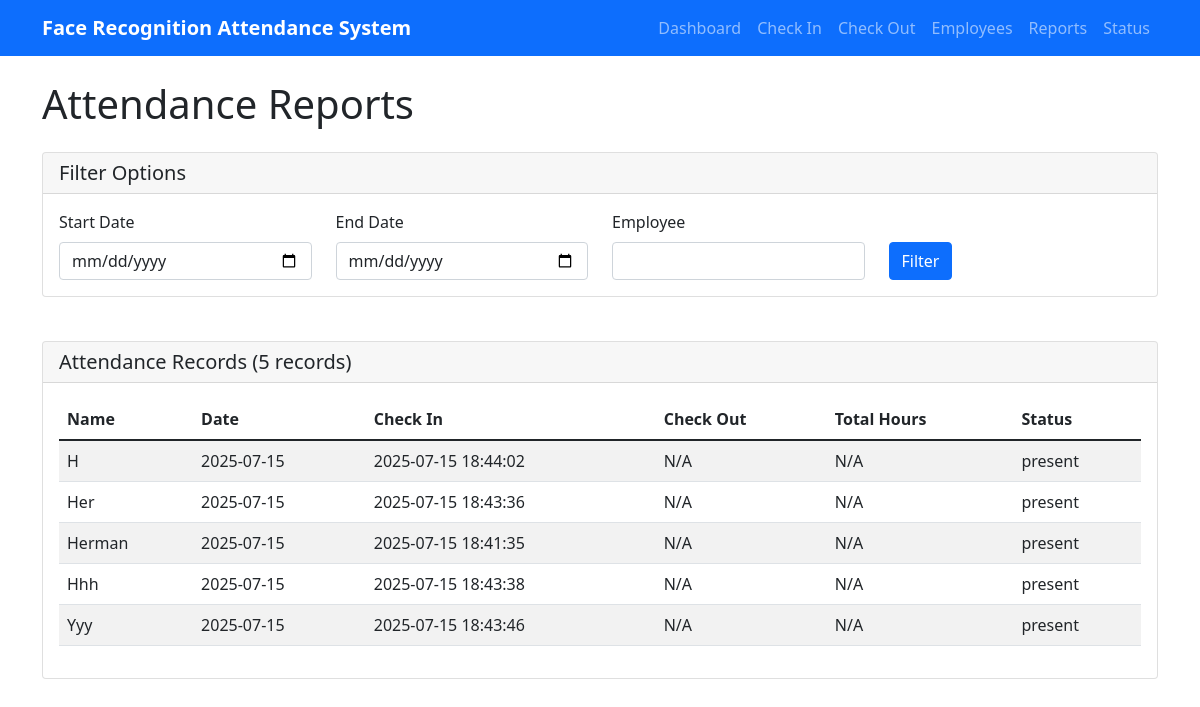
The page /reports on the database as committed earlier.
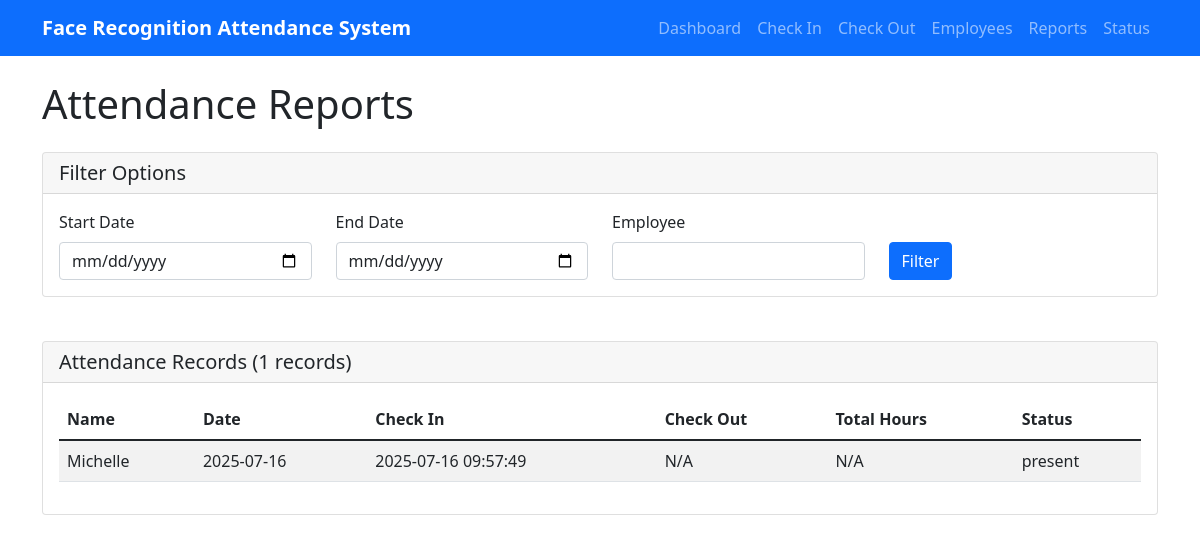
The same page on the database as committed later.
### tables this page shows
CREATE TABLE attendance (
                    id INTEGER PRIMARY KEY AUTOINCREMENT,
                    name TEXT NOT NULL,
                    date TEXT NOT NULL,
                    check_in_time TEXT,
                    check_out_time TEXT,
                    total_hours REAL,
                    status TEXT DEFAULT 'present',
                    created_at TIMESTAMP DEFAULT CURRENT_TIMESTAMP
                );

### attendance_web_server.py (the view)
@app.route('/reports')
def reports():
    db = get_db()
    start_date = request.args.get('start_date', '')
    end_date = request.args.get('end_date', '')
    employee = request.args.get('employee', '')
    records = db.get_attendance_report(
        start_date if start_date else None,
        end_date if end_date else None,
        employee if employee else None
    )
    return render_template('reports.html', records=records)

### attendance_web_server.py (called while the page is built)
def get_db():
    global db
    if db is None:
        db = AttendanceDatabase()
    return db

### templates/reports.html (shortened to what this page needs)
{% extends "base.html" %}
{% block content %}
<h1 class="mb-4">Attendance Reports</h1>
<div class="row mb-4">
    <div class="col-md-12">
        <div class="card">
            <div class="card-header">
                <h5 class="card-title mb-0">Filter Options</h5>
            </div>
            <div class="card-body">
                <form method="GET" class="row">
                    <div class="col-md-3">
                        <label for="start_date" class="form-label">Start Date</label>
                        <input type="date" class="form-control" id="start_date" name="start_date"
                               value="{{ request.args.get('start_date', '') }}">
                    </div>
                    <div class="col-md-3">
                        <label for="end_date" class="form-label">End Date</label>
                        <input type="date" class="form-control" id="end_date" name="end_date"
                               value="{{ request.args.get('end_date', '') }}">
                    </div>
                    <div class="col-md-3">
                        <label for="employee" class="form-label">Employee</label>
                        <input type="text" class="form-control" id="employee" name="employee"
                               value="{{ request.args.get('employee', '') }}">
                    </div>
                    <div class="col-md-3">
                        <label class="form-label">&nbsp;</label>
                        <button type="submit" class="btn btn-primary d-block">Filter</button>
                    </div>
                </form>
            </div>
        </div>
    </div>
</div>
<div class="card">
    <div class="card-header">
        <h5 class="card-title mb-0">Attendance Records ({{ records|length }} records)</h5>
    </div>
    <div class="card-body">
        {% if records %}
            <div class="table-responsive">
                <table class="table table-striped">
                    <thead>
                        <tr>
                            <th>Name</th>
                            <th>Date</th>
                            <th>Check In</th>
                            <th>Check Out</th>
                            <th>Total Hours</th>
                            <th>Status</th>
                        </tr>
                    </thead>
                    <tbody>
                        {% for record in records %}
                        <tr>
                            <td>{{ record.name }}</td>
                            <td>{{ record.date }}</td>
                            <td>{{ record.check_in_time or 'N/A' }}</td>
                            <td>{{ record.check_out_time or 'N/A' }}</td>
                            <td>{{ record.total_hours or 'N/A' }}</td>
                            <td>{{ record.status }}</td>
                        </tr>
                        {% endfor %}
                    </tbody>
                </table>
            </div>
        {% else %}
            <p>No records found.</p>
        {% endif %}
    </div>
</div>
{% endblock %}

Rows that differ between the two databases and show on the page:
removed attendance: name "H", date "2025-07-15", check_in_time "2025-07-15 18:44:02", check_out_time "N/A", total_hours "N/A", status "present"
removed attendance: name "Her", date "2025-07-15", check_in_time "2025-07-15 18:43:36", check_out_time "N/A", total_hours "N/A", status "present"
removed attendance: name "Herman", date "2025-07-15", check_in_time "2025-07-15 18:41:35", check_out_time "N/A", total_hours "N/A", status "present"
removed attendance: name "Hhh", date "2025-07-15", check_in_time "2025-07-15 18:43:38", check_out_time "N/A", total_hours "N/A", status "present"
removed attendance: name "Yyy", date "2025-07-15", check_in_time "2025-07-15 18:43:46", check_out_time "N/A", total_hours "N/A", status "present"
added attendance: name "Michelle", date "2025-07-16", check_in_time "2025-07-16 09:57:49", check_out_time "N/A", total_hours "N/A", status "present"
Other text that changed with them:
{{ records|length }}: "5" → "1"
